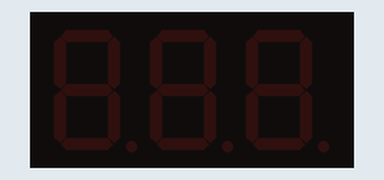
This sketch was run on a simulated Arduino Uno, built with avr-gcc and run on an emulated ATmega328P. Parts: 3-digit seven-segment display. Wiring (inferred from the names in the program): 3-digit 7-segment display, segments lit when LOW: segments pin 9, pin 7, pin 12, pin 6, pin 10, pin 5, pin 4; digit selects pin 13, pin 11, pin 8. The segment pins are drawn as the display they are named for.

Above: at 0.1 s.
At 1.3 s:
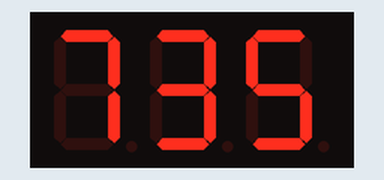
At 2.5 s:
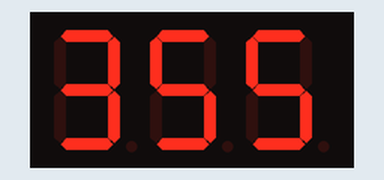
At 3.7 s:
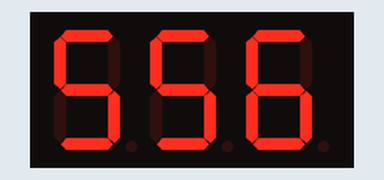
At 5.0 s:
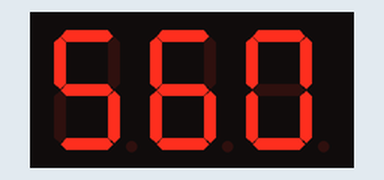
At 6.2 s:
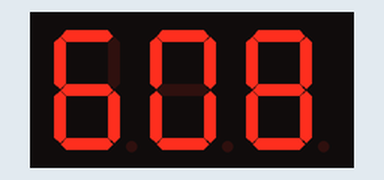

Measured:
- by itself, everything shown: repeats every 6.0 s, in 5 steps
- what the display in image 1 shows lasts 1.2 s, from 1.3 s to 2.5 s

The sketch:

scrollingNum.ino
```cpp
int i1=10;
int i2=10;
int i3=10;
int a=9;
int b=7;
int c=12;
int d=6;
int e=10;
int f=5;
int g=4;
int power1=13;
int power2=11;
int power3=8;
int timer=0;
int currNum=0;
int izpisvane[]={7,3,5,5,6,0,8/*,\0*/};
int deshifrator(int);
void setup() {
  pinMode(13, OUTPUT);
  pinMode(12, OUTPUT);
  pinMode(11, OUTPUT);
  pinMode(10, OUTPUT);
  pinMode(9, OUTPUT);
  pinMode(8, OUTPUT);
  pinMode(7, OUTPUT);
  pinMode(6, OUTPUT);
  pinMode(5, OUTPUT);
  pinMode(4, OUTPUT);

}

void loop() {
  if(timer<50){
    digitalWrite(power1, HIGH);
    i1=deshifrator(i1);
    delay(8);
    i2=deshifrator(i2);
    digitalWrite(power1, LOW);
    digitalWrite(power2, HIGH);
    delay(8);
    i3=deshifrator(i3);
    digitalWrite(power2, LOW);
    digitalWrite(power3, HIGH);
    delay(8);
    digitalWrite(power3, LOW);
    timer++;
  }
  else{
    timer=0;
    if(currNum+2>=sizeof(izpisvane)/sizeof(*izpisvane))
    {
      currNum=0;
    }
    i1=izpisvane[currNum];
    i2=izpisvane[currNum+1];
    i3=izpisvane[currNum+2];
    currNum++;
  }

}
int deshifrator(int i){
switch(i){
    case 0:
      digitalWrite(a, LOW);
      digitalWrite(b, LOW);
      digitalWrite(c, LOW);
      digitalWrite(d, LOW);
      digitalWrite(e, LOW);
      digitalWrite(f, LOW);
      digitalWrite(g, HIGH);
      break;
    case 1:
      digitalWrite(a, HIGH);
      digitalWrite(b, LOW);
      digitalWrite(c, LOW);
      digitalWrite(d, HIGH);
      digitalWrite(e, HIGH);
      digitalWrite(f, HIGH);
      digitalWrite(g, HIGH);
    break;
    case 2:
      digitalWrite(a, LOW);
      digitalWrite(b, LOW);
      digitalWrite(c, HIGH);
      digitalWrite(d, LOW);
      digitalWrite(e, LOW);
      digitalWrite(f, HIGH);
      digitalWrite(g, LOW);
      break;
    case 3:
      digitalWrite(a, LOW);
      digitalWrite(b, LOW);
      digitalWrite(c, LOW);
      digitalWrite(d, LOW);
      digitalWrite(e, HIGH);
      digitalWrite(f, HIGH);
      digitalWrite(g, LOW);
      break;
    case 4:
      digitalWrite(a, HIGH);
      digitalWrite(b, LOW);
      digitalWrite(c, LOW);
      digitalWrite(d, HIGH);
      digitalWrite(e, HIGH);
      digitalWrite(f, LOW);
      digitalWrite(g, LOW);
      break;
    case 5:
      digitalWrite(a, LOW);
      digitalWrite(b, HIGH);
      digitalWrite(c, LOW);
      digitalWrite(d, LOW);
      digitalWrite(e, HIGH);
      digitalWrite(f, LOW);
      digitalWrite(g, LOW);
      break;
    case 6:
      digitalWrite(a, LOW);
      digitalWrite(b, HIGH);
      digitalWrite(c, LOW);
      digitalWrite(d, LOW);
      digitalWrite(e, LOW);
      digitalWrite(f, LOW);
      digitalWrite(g, LOW);
      break;
    case 7:
      digitalWrite(a, LOW);
      digitalWrite(b, LOW);
      digitalWrite(c, LOW);
      digitalWrite(d, HIGH);
      digitalWrite(e, HIGH);
      digitalWrite(f, HIGH);
      digitalWrite(g, HIGH);
      break;
    case 8:
      digitalWrite(a, LOW);
      digitalWrite(b, LOW);
      digitalWrite(c, LOW);
      digitalWrite(d, LOW);
      digitalWrite(e, LOW);
      digitalWrite(f, LOW);
      digitalWrite(g, LOW);
      break;
    case 9:
      digitalWrite(a, LOW);
      digitalWrite(b, LOW);
      digitalWrite(c, LOW);
      digitalWrite(d, LOW);
      digitalWrite(e, HIGH);
      digitalWrite(f, LOW);
      digitalWrite(g, LOW);
      break;
    case 10: //off
      digitalWrite(a, HIGH);
      digitalWrite(b, HIGH);
      digitalWrite(c, HIGH);
      digitalWrite(d, HIGH);
      digitalWrite(e, HIGH);
      digitalWrite(f, HIGH);
      digitalWrite(g, HIGH);
      break;
    default:
      i=0;
      break;
    }
    return i;
}
```
